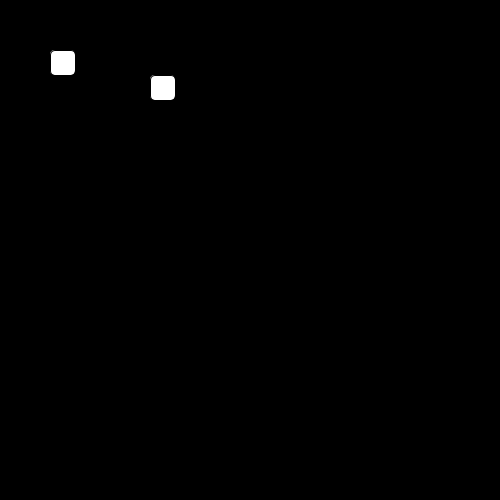
Frame 1 (no input)
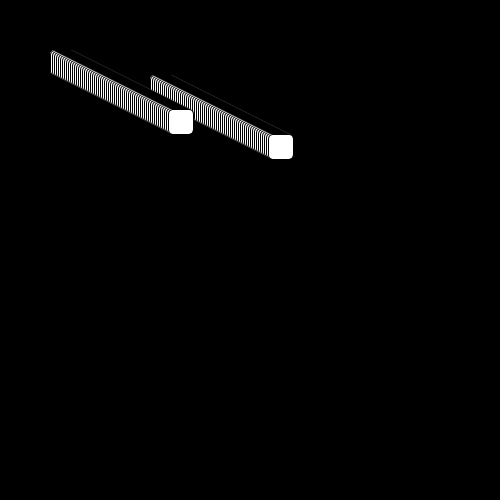
Frame 60 (the mouse pressed at the canvas centre just before this capture)
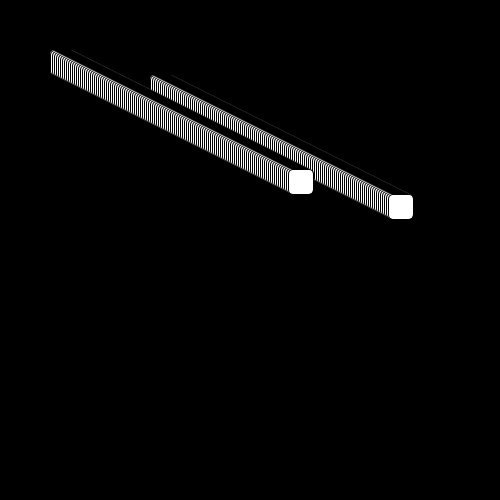
Frame 120 (the mouse held since frame 60 and released just before this capture)

The Processing sketch that drew these frames (run headless with seeded random() and noise(); from frame 60 on, the mouse is pressed at the canvas centre):

// Processing sketch: processing_105659
// ── processing_105659.pde

void setup() {
  size(500, 500);
  background(0);
  frameRate(60);
}

int dx = 2;
int dy = 1;

int x = 50;
int y = 50;

void draw() {

  fill(255);

  for (int i = 0; i<2; i++)

    rect(x+ i *100, y+ i*25, 25, 25, 5);

  x = x+dx;
  y = y+dy;

  if ( x< 0 || x> 475) {
    dx = -1 * dx;
  }
  if (y< 0 || y> 475) {
    dy = -1 * dy;

  }
}
